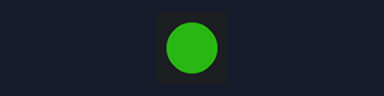
This program was run on a simulated CircuitPython board. On the bench: 1 RGB LEDs in strip order, left to right. Dim RGB values are drawn brighter than linear; random numbers come from a fixed seed.

Above: at 0.1 s.
At 8.6 s:
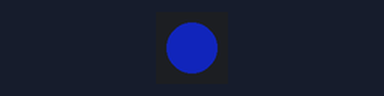
At 19.6 s:
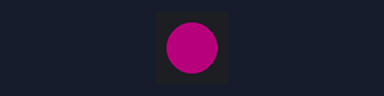
At 39.1 s:
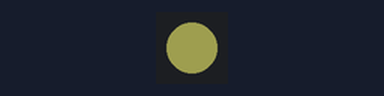
Timing chart, 0 to 40.0 s (numbered marks = the images above):
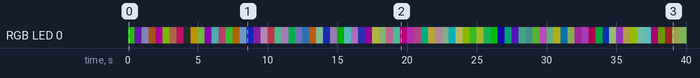

The program:

004_neopixel_test.py
```python
# Code to test the built-in Neopixel
import board
import time
import random
import neopixel

rgb = neopixel.NeoPixel(board.NEOPIXEL, 1)
rgb.brightness = 0.3

def random_color():
    return (
        random.randrange(0, 255, 25),
        random.randrange(0, 255, 25),
        random.randrange(0, 255, 25))

while True:
    rgb.fill(random_color())
    time.sleep(0.5)
```

Measured:
- by itself, RGB LED 0: off → RGB(15, 67, 7) at 0.00 s, → RGB(30, 7, 52) 0.50 s later, → RGB(52, 52, 75) 0.50 s later, → RGB(45, 22, 7) 0.50 s later, … (80 changes in this stretch)
